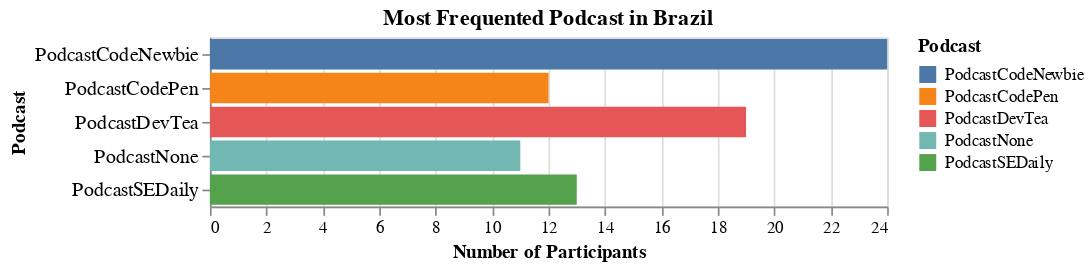

Notebook code for this chart:
### Markdown cell above
### Podcasts

Small example with the "Podcast" argument.

### Code cell
podcasts = find_object("Podcast")
podcasts["Brazil"]

### Figure 1 — Vega-Lite specification as saved in the notebook (floating-point values rounded to 4 significant figures)
{"config": {"view": {"continuousWidth": 400, "continuousHeight": 300}}, "data": {"name": "data-b207f755142a6580fe6ce81b4e5e04fd"}, "mark": "bar", "encoding": {"color": {"type": "nominal", "field": "Podcast"}, "x": {"type": "quantitative", "axis": {"title": "Number of Participants"}, "field": "n_survey_takers"}, "y": {"type": "nominal", "axis": {"labelFontSize": 12}, "field": "Podcast"}}, "title": "Most Frequented Podcast in Brazil", "$schema": "https://vega.github.io/schema/vega-lite/v4.8.1.json", "datasets": {"data-b207f755142a6580fe6ce81b4e5e04fd": [{"Podcast": "PodcastCodeNewbie", "n_survey_takers": 24.0}, {"Podcast": "PodcastDevTea", "n_survey_takers": 19.0}, {"Podcast": "PodcastSEDaily", "n_survey_takers": 13.0}, {"Podcast": "PodcastCodePen", "n_survey_takers": 12.0}, {"Podcast": "PodcastNone", "n_survey_takers": 11.0}]}}
